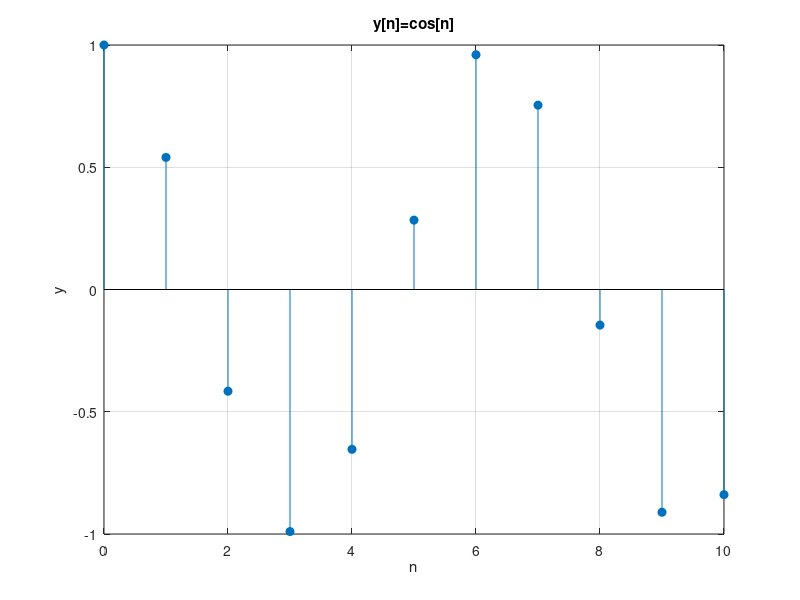

Here is the MATLAB script that generated this plot:
%% Discrete-Time Signal Example
close all;clear all;clc
n=0:10; % Time
y=cos(n); % y[n]
stem(n,y,'filled')
grid on
xlabel('n')
ylabel('y')
title('y[n]=cos[n]')